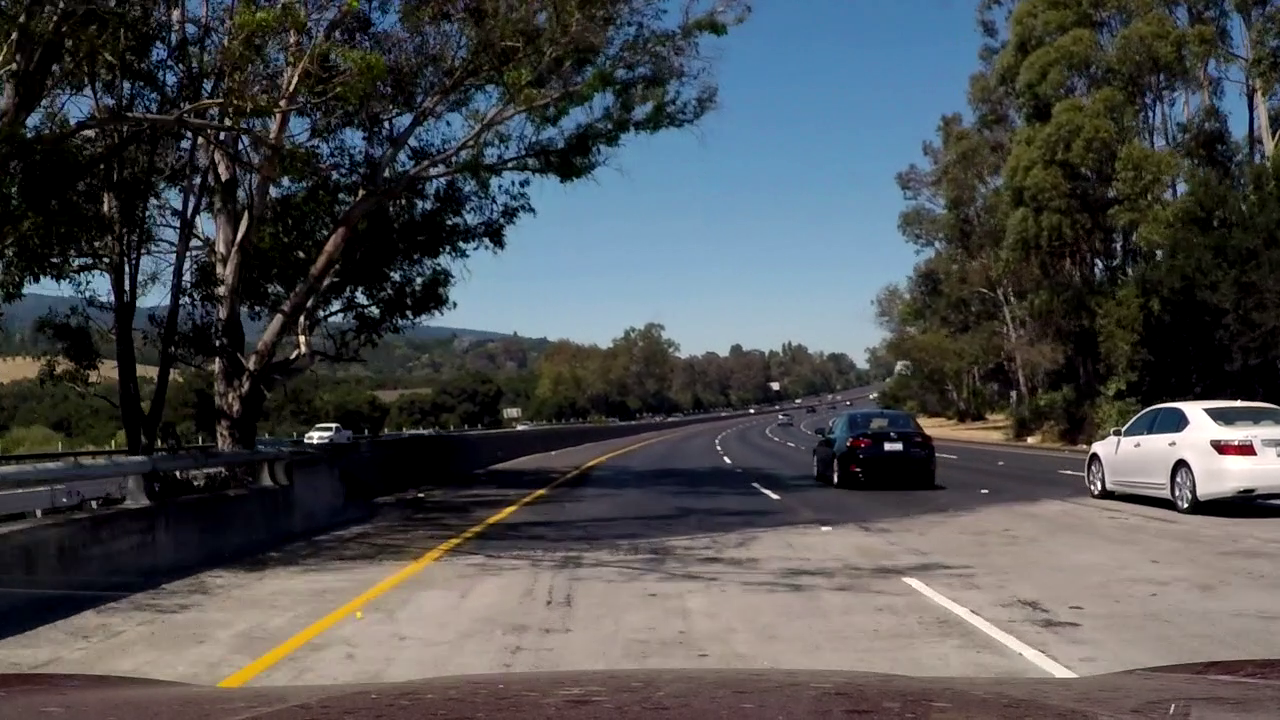
#> input picture test_images/challenge1.png, 1280 x 720 px, given in place of solidWhiteRight.jpg, which was not available
$ jupyter execute --allow-errors P1.ipynb   (shell and % lines are left out)   (text cells are left out)
#> lines starting #> are read from the running program, lines starting #| are printed output that depends on the picture; after the words box and inside, x2 and y2 are one past the last pixel; in counts of white or black regions, pixels touching at a corner belong together; pictures that were not available may be replaced by others from this repository, and a replacement may not be noted
[cell 1]
#importing some useful packages
import matplotlib.pyplot as plt
import matplotlib.image as mpimg
import numpy as np
import cv2
import math

[cell 2]
#reading in an image
image = mpimg.imread('test_images/solidWhiteRight.jpg')
#> image is the input picture: shape (720, 1280, 3) float32; mean R, G, B 0.299, 0.305, 0.312

#printing out some stats and plotting
print('This image is:', type(image), 'with dimensions:', image.shape)
#| This image is: <class 'numpy.ndarray'> with dimensions: (720, 1280, 3)
plt.imshow(image)  # if you wanted to show a single color channel image called 'gray', for example, call as plt.imshow(gray, cmap='gray')

[cell 3]
import math

def grayscale(img):
    """Applies the Grayscale transform
    This will return an image with only one color channel
    but NOTE: to see the returned image as grayscale
    (assuming your grayscaled image is called 'gray')
    you should call plt.imshow(gray, cmap='gray')"""
    return cv2.cvtColor(img, cv2.COLOR_RGB2GRAY)
    # Or use BGR2GRAY if you read an image with cv2.imread()
    #return cv2.cvtColor(img, cv2.COLOR_BGR2GRAY)

def canny(img, low_threshold, high_threshold):
    """Applies the Canny transform"""
    return cv2.Canny(img, low_threshold, high_threshold)

def gaussian_blur(img, kernel_size):
    """Applies a Gaussian Noise kernel"""
    return cv2.GaussianBlur(img, (kernel_size, kernel_size), 0)

# [117 lines left out: functions region_of_interest, draw_lines, hough_lines, weighted_img, not called in this run]

[cell 4]
import os
os.listdir("test_images/")

[cell 5]
# Region of interest, hereafter referred to as ROI
# Previously our ROI has been a triangle defined by center, bottom left & right corners
# In this project, we slightly modify our ROI to be the region defined by the white strips in the pic below.
# This ROI will greatly help in filtering-out noise(especially in the challenge)
x = np.zeros((720,1280,3),dtype='uint8')
imshape = x.shape

C_DOWN_OFFSET = 35 #down offset to add to the center of the image
WIDTH_OFFSET = imshape[1]/5+50 #width offset to add to the bottom left & right corners of the image
vertices = np.array([[(0,imshape[0]),(imshape[1]/2, imshape[0]/2+C_DOWN_OFFSET), (imshape[1]/2, imshape[0]/2+C_DOWN_OFFSET), (imshape[1],imshape[0]),
                     (imshape[1]-WIDTH_OFFSET,imshape[0]),(imshape[1]/2, imshape[0]/2+C_DOWN_OFFSET),
                     (WIDTH_OFFSET,imshape[0])]], dtype=np.int32)
y = cv2.fillPoly(x, vertices, (255,)*3)
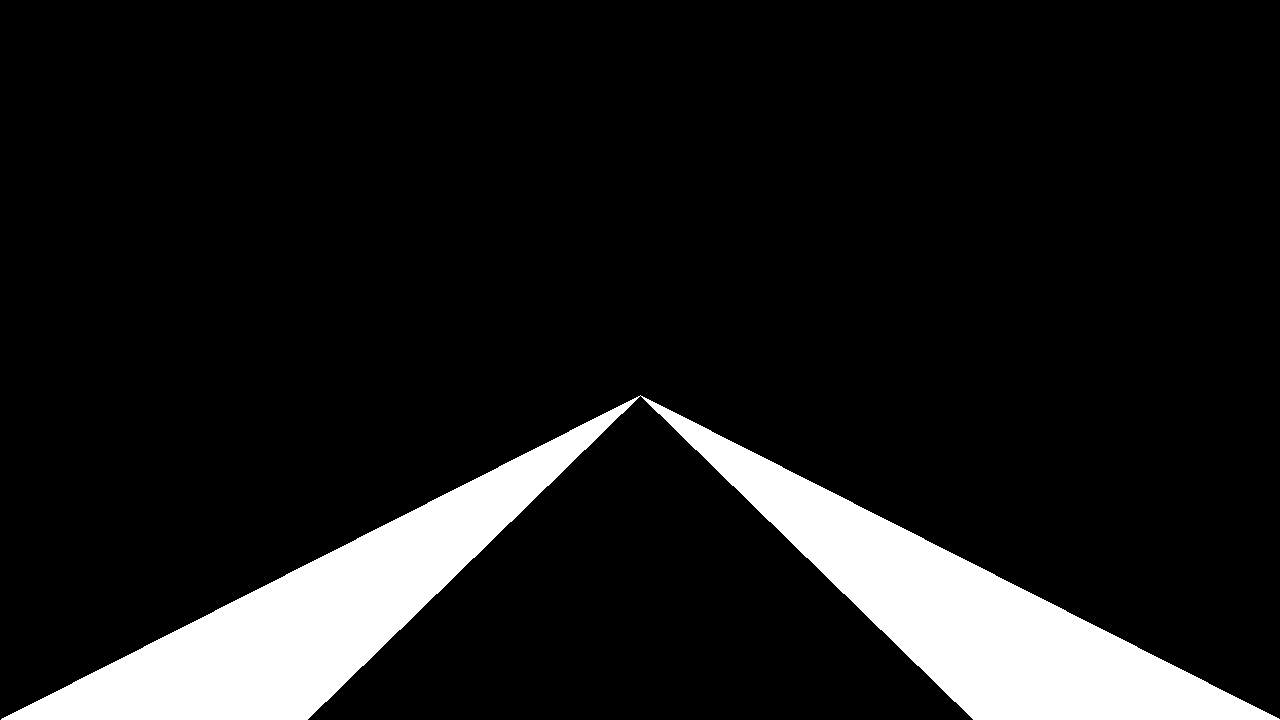
#> x: shape (720, 1280, 3); 10.9% white; 1 white region, box (x1, y1, x2, y2) and area: (1, 395, 1280, 720) 100423
plt.imshow(y,cmap='gray')

[cell 6]
# TODO: Build your pipeline that will draw lane lines on the test_images
# then save them to the test_images_output directory.

# Pipeline to be implemented:-
# convimg to grayscale -> Apply Gaussian blur -> Apply canny edge detection -> Apply region of interest
# -> Apply hough transform = img with lines drawn
# color image with lane lines marked = weighted_img(img with lines drawn, original image)

#Testing the pipeline
image = mpimg.imread('test_images/solidWhiteCurve.jpg')
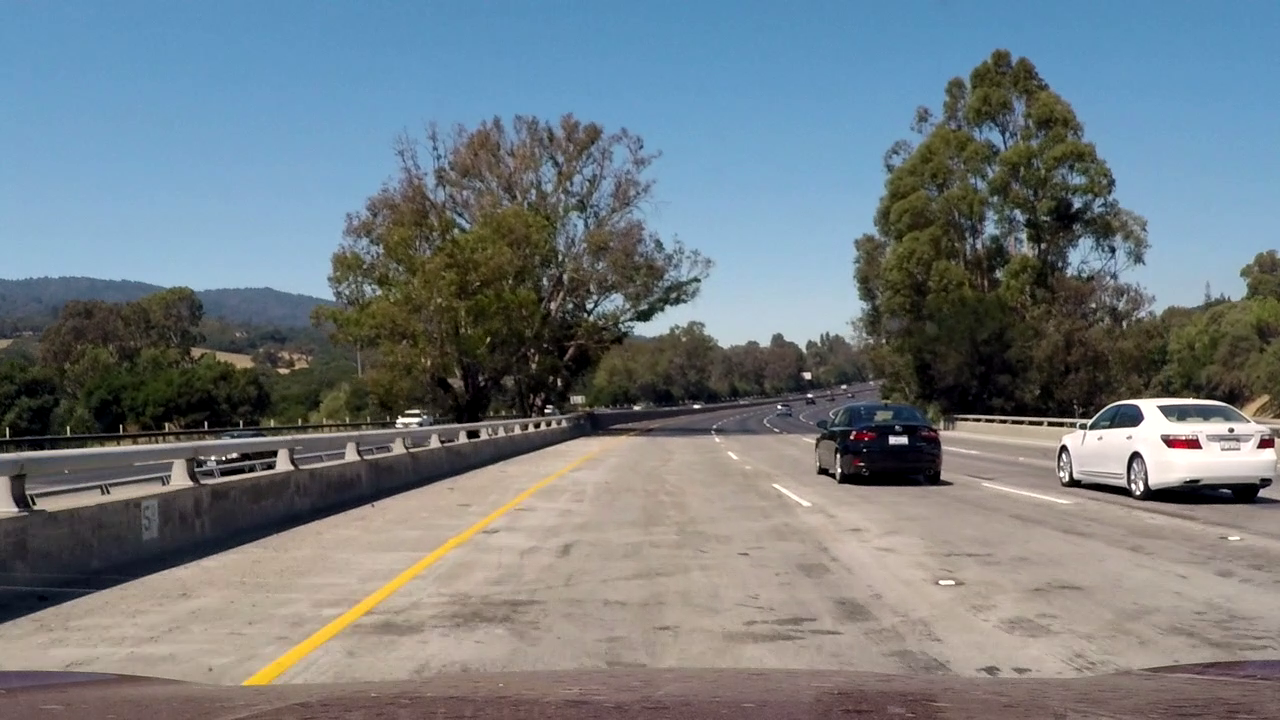
#> input picture test_images/challenge2.png, 1280 x 720 px, given in place of solidWhiteCurve.jpg, which was not available
#> image is the input picture: shape (720, 1280, 3) float32; mean R, G, B 0.452, 0.487, 0.506

#only for png images resize & rescale to [0,255]
#image = image*255
#image = cv2.resize(image, dsize=(960, 540))

#--convert to grayscale--#
imshape = image.shape
#> imshape = (720, 1280, 3)
gray_img = grayscale(image);
#> in grayscale, `return cv2.cvtColor(img, cv2.COLOR_RGB2GRAY)`:
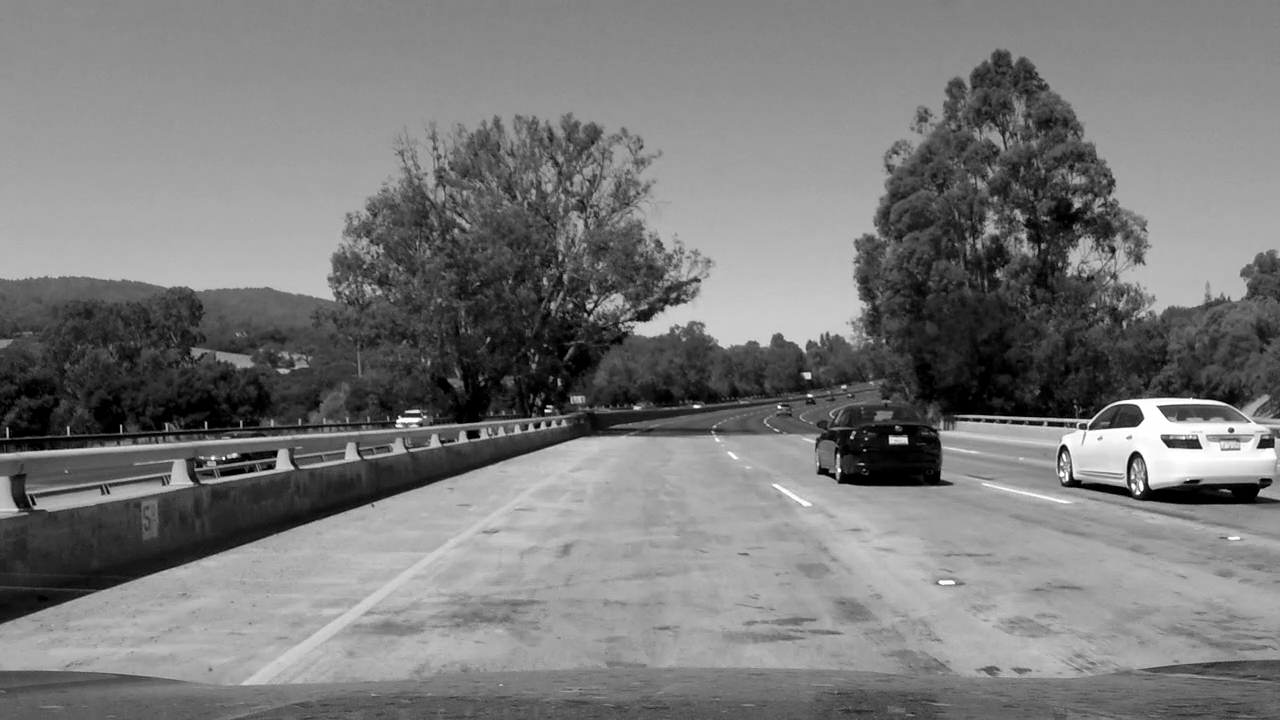
#> returned value: shape (720, 1280) float32; min 0, max 1, mean 0.478

#--apply gaussian blur--#
gray_blur = gaussian_blur(gray_img,kernel_size=3);

#--apply canny edge detection--#
#> (the rest of this cell did not finish here and is left out)


#--apply region of interest mask--#
# Refer to the previous cell for explanation & visualization of the region of interest mask
C_DOWN_OFFSET = 35 #down offset to add to the image center
WIDTH_OFFSET = imshape[1]/5+50 #width offset to add to the bottom left & right corners
vertices = np.array([[(0,imshape[0]),(imshape[1]/2, imshape[0]/2+C_DOWN_OFFSET), (imshape[1]/2, imshape[0]/2+C_DOWN_OFFSET), (imshape[1],imshape[0]),
                     (imshape[1]-WIDTH_OFFSET,imshape[0]),(imshape[1]/2, imshape[0]/2+C_DOWN_OFFSET),
                     (WIDTH_OFFSET,imshape[0])]], dtype=np.int32)
masked_img = region_of_interest(edge_img, vertices)

#--apply hough transform--#
rho = 1 # distance resolution in pixels of the Hough grid
theta = np.pi/180 # angular resolution in radians of the Hough grid
threshold = 20    # minimum number of votes (intersections in Hough grid cell)
min_line_len = 10 #minimum number of pixels making up a line
max_line_gap = 5  # maximum gap in pixels between connectable line segments
line_img = hough_lines(masked_img, rho, theta, threshold, min_line_len, max_line_gap)

#--draw line image to the original image--#
final_img = weighted_img(line_img, image, α=0.8, β=1., γ=0.)
plt.imshow(final_img)
